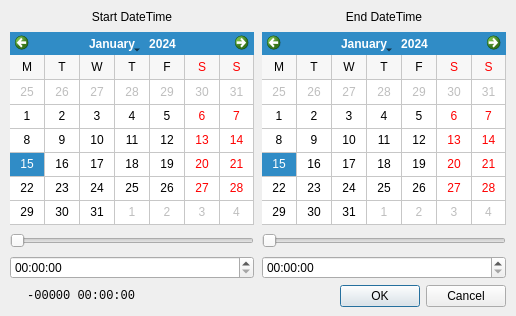
<?xml version="1.0" encoding="UTF-8"?>
<ui version="4.0">
 <class>QEStripChartTimeDialog</class>
 <widget class="QWidget" name="QEStripChartTimeDialog">
  <property name="geometry">
   <rect>
    <x>0</x>
    <y>0</y>
    <width>516</width>
    <height>316</height>
   </rect>
  </property>
  <property name="windowTitle">
   <string>Strip Chart Times</string>
  </property>
  <widget class="QWidget" name="layoutWidget">
   <property name="geometry">
    <rect>
     <x>10</x>
     <y>10</y>
     <width>496</width>
     <height>297</height>
    </rect>
   </property>
   <layout class="QVBoxLayout" name="verticalLayout_3">
    <item>
     <layout class="QHBoxLayout" name="horizontalLayout">
      <property name="spacing">
       <number>8</number>
      </property>
      <item>
       <layout class="QVBoxLayout" name="verticalLayout">
        <item>
         <widget class="QLabel" name="label">
          <property name="text">
           <string>Start DateTime</string>
          </property>
          <property name="alignment">
           <set>Qt::AlignCenter</set>
          </property>
         </widget>
        </item>
        <item>
         <widget class="QCalendarWidget" name="startDate">
          <property name="sizePolicy">
           <sizepolicy hsizetype="Preferred" vsizetype="Preferred">
            <horstretch>0</horstretch>
            <verstretch>0</verstretch>
           </sizepolicy>
          </property>
          <property name="minimumSize">
           <size>
            <width>240</width>
            <height>180</height>
           </size>
          </property>
          <property name="minimumDate">
           <date>
            <year>2005</year>
            <month>8</month>
            <day>1</day>
           </date>
          </property>
          <property name="maximumDate">
           <date>
            <year>2099</year>
            <month>12</month>
            <day>31</day>
           </date>
          </property>
          <property name="firstDayOfWeek">
           <enum>Qt::Monday</enum>
          </property>
          <property name="gridVisible">
           <bool>true</bool>
          </property>
          <property name="horizontalHeaderFormat">
           <enum>QCalendarWidget::SingleLetterDayNames</enum>
          </property>
          <property name="verticalHeaderFormat">
           <enum>QCalendarWidget::NoVerticalHeader</enum>
          </property>
          <property name="dateEditAcceptDelay">
           <number>500</number>
          </property>
         </widget>
        </item>
        <item>
         <widget class="QSlider" name="startTimeSlider">
          <property name="maximum">
           <number>239</number>
          </property>
          <property name="orientation">
           <enum>Qt::Horizontal</enum>
          </property>
         </widget>
        </item>
        <item>
         <widget class="QTimeEdit" name="startTimeEdit"/>
        </item>
       </layout>
      </item>
      <item>
       <layout class="QVBoxLayout" name="verticalLayout_2">
        <item>
         <widget class="QLabel" name="label_2">
          <property name="text">
           <string>End DateTime</string>
          </property>
          <property name="alignment">
           <set>Qt::AlignCenter</set>
          </property>
         </widget>
        </item>
        <item>
         <widget class="QCalendarWidget" name="endDate">
          <property name="sizePolicy">
           <sizepolicy hsizetype="Preferred" vsizetype="Preferred">
            <horstretch>0</horstretch>
            <verstretch>0</verstretch>
           </sizepolicy>
          </property>
          <property name="minimumSize">
           <size>
            <width>240</width>
            <height>180</height>
           </size>
          </property>
          <property name="minimumDate">
           <date>
            <year>2005</year>
            <month>8</month>
            <day>1</day>
           </date>
          </property>
          <property name="maximumDate">
           <date>
            <year>2099</year>
            <month>12</month>
            <day>31</day>
           </date>
          </property>
          <property name="firstDayOfWeek">
           <enum>Qt::Monday</enum>
          </property>
          <property name="gridVisible">
           <bool>true</bool>
          </property>
          <property name="horizontalHeaderFormat">
           <enum>QCalendarWidget::SingleLetterDayNames</enum>
          </property>
          <property name="verticalHeaderFormat">
           <enum>QCalendarWidget::NoVerticalHeader</enum>
          </property>
          <property name="dateEditAcceptDelay">
           <number>500</number>
          </property>
         </widget>
        </item>
        <item>
         <widget class="QSlider" name="endTimeSlider">
          <property name="maximum">
           <number>239</number>
          </property>
          <property name="orientation">
           <enum>Qt::Horizontal</enum>
          </property>
         </widget>
        </item>
        <item>
         <widget class="QTimeEdit" name="endTimeEdit"/>
        </item>
       </layout>
      </item>
     </layout>
    </item>
    <item>
     <layout class="QHBoxLayout" name="horizontalLayout_2">
      <item>
       <widget class="QLabel" name="duration">
        <property name="minimumSize">
         <size>
          <width>129</width>
          <height>0</height>
         </size>
        </property>
        <property name="font">
         <font>
          <family>Monospace</family>
         </font>
        </property>
        <property name="text">
         <string>-00000 00:00:00</string>
        </property>
        <property name="alignment">
         <set>Qt::AlignRight|Qt::AlignTrailing|Qt::AlignVCenter</set>
        </property>
        <property name="indent">
         <number>4</number>
        </property>
       </widget>
      </item>
      <item>
       <spacer name="horizontalSpacer">
        <property name="orientation">
         <enum>Qt::Horizontal</enum>
        </property>
        <property name="sizeHint" stdset="0">
         <size>
          <width>40</width>
          <height>20</height>
         </size>
        </property>
       </spacer>
      </item>
      <item>
       <widget class="QDialogButtonBox" name="buttonBox">
        <property name="minimumSize">
         <size>
          <width>180</width>
          <height>0</height>
         </size>
        </property>
        <property name="standardButtons">
         <set>QDialogButtonBox::Cancel|QDialogButtonBox::Ok</set>
        </property>
       </widget>
      </item>
     </layout>
    </item>
   </layout>
  </widget>
 </widget>
 <resources/>
 <connections/>
</ui>
